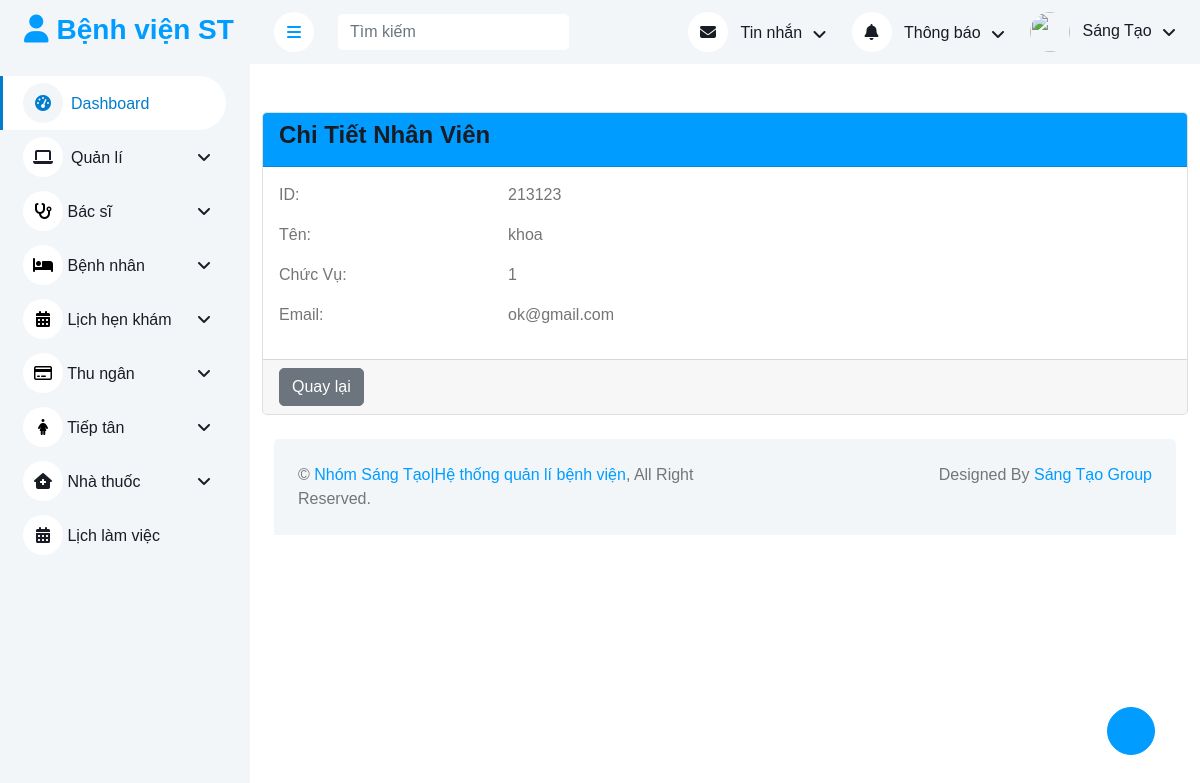
The page /admin/index.php?quanli=chi-tiet-nhan-vien&id=213123 on the database its author committed.
### tables this page shows
CREATE TABLE `nhanvien` (
  `maNhanVien` int(11) NOT NULL,
  `password` varchar(100) DEFAULT NULL,
  `email` varchar(50) NOT NULL,
  `sdt` varchar(11) NOT NULL,
  `tenNhanVien` varchar(100) NOT NULL,
  `vaiTro` int(11) NOT NULL
);

### admin/dsbn/xdsnv.php (the view, shortened to what this page needs)
<?php
require_once("../config/config.php");
$id = isset($_GET['id']) ? $_GET['id'] : 0;
$sql = "SELECT maNhanVien, tenNhanVien, vaiTro, email FROM nhanvien WHERE maNhanVien = ?";
$stmt = $conn->prepare($sql);
$stmt->bind_param("i", $id);
$stmt->execute();
$result = $stmt->get_result();
if ($result->num_rows > 0) {
    $employee = $result->fetch_assoc();
} else {
    echo "<p>Không tìm thấy thông tin nhân viên.</p>";
    exit();
}
?>
<div class="container mt-5">
    <div class="card">
        <div class="card-header bg-primary text-white">
            <h4>Chi Tiết Nhân Viên</h4>
        </div>
        <div class="card-body">
            <div class="row mb-3">
                <div class="col-sm-3 font-weight-bold">ID:</div>
                <div class="col-sm-9"><?php echo htmlspecialchars($employee['maNhanVien']); ?></div>
            </div>
            <div class="row mb-3">
                <div class="col-sm-3 font-weight-bold">Tên:</div>
                <div class="col-sm-9"><?php echo htmlspecialchars($employee['tenNhanVien']); ?></div>
            </div>
            <div class="row mb-3">
                <div class="col-sm-3 font-weight-bold">Chức Vụ:</div>
                <div class="col-sm-9"><?php echo htmlspecialchars($employee['vaiTro']); ?></div>
            </div>
            <div class="row mb-3">
                <div class="col-sm-3 font-weight-bold">Email:</div>
                <div class="col-sm-9"><?php echo htmlspecialchars($employee['email']); ?></div>
            </div>
        </div>
        <div class="card-footer text-right">
        <a href="index.php?quanli=danh-sach-nhan-vien" class="btn btn-secondary">Quay lại</a>
        </div>
    </div>
</div>

### admin/css/style_admin.css (style rules this page uses)
:root { --primary: #007dcc; --light: #F3F6F9; --dark: #191C24; }
.btn { transition: .5s; }

### rows shown on the page
nhanvien: maNhanVien "213123", tenNhanVien "khoa", vaiTro "1", email "ok@gmail.com"
